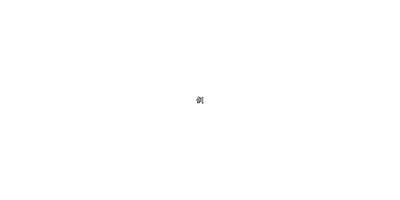
Frame 1 (no input)
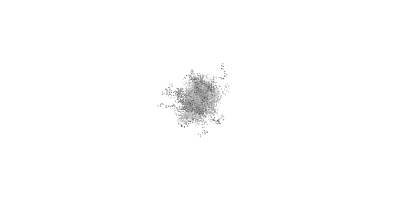
Frame 60 (no input)
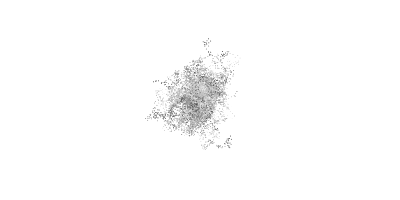
Frame 120 (the mouse pressed at the canvas centre since frame 60)

The p5.js sketch that drew these frames (run headless with seeded random() and noise() and a simulated clock; from frame 60 on, the mouse is pressed at the canvas centre):

// p5.js sketch
// ── sketch.js
let b;
let bs = [];

function setup() {
  createCanvas(400, 200);
  
  // b = new Walker();
  for (let i=0; i<100; i++) {
    let c = color(random(50, 200));
    let walker = new Walker(c);
    bs.push(walker);
  }
}


function draw() {
  background(220, 5);
  // b.walk();
  // b.show();
  
  for (let i=0; i<bs.length; i++) {
    bs[i].walk();
    bs[i].show();
  }
}


class Walker {
  constructor(aColor) {
    // this.x = width/2;
    // this.y = height/2;
    this.pos = createVector(width/2, height/2);
    this.w = 1;
    this.e = 3;
    this.c = aColor;
  }
  
  walk() {
    // this.x += random(-this.e, this.e);
    // this.y += random(-this.e, this.e);
    
    this.vel = createVector(random(-this.e, this.e), random(-this.e, this.e));
    this.pos.add(this.vel);
  }
  
  show() {
    noStroke();
    fill(this.c);
    ellipse(this.pos.x, this.pos.y, this.w);
  }
  
} 
// ── style.css
html, body {
  margin: 0;
  padding: 0;
  align-content: center;
  text-align: center;
  color: #eee;
  background-color: #000;
}
canvas {
  display: block;
  margin-top: 30px;
  margin-left: auto;
  margin-right: auto;
}
